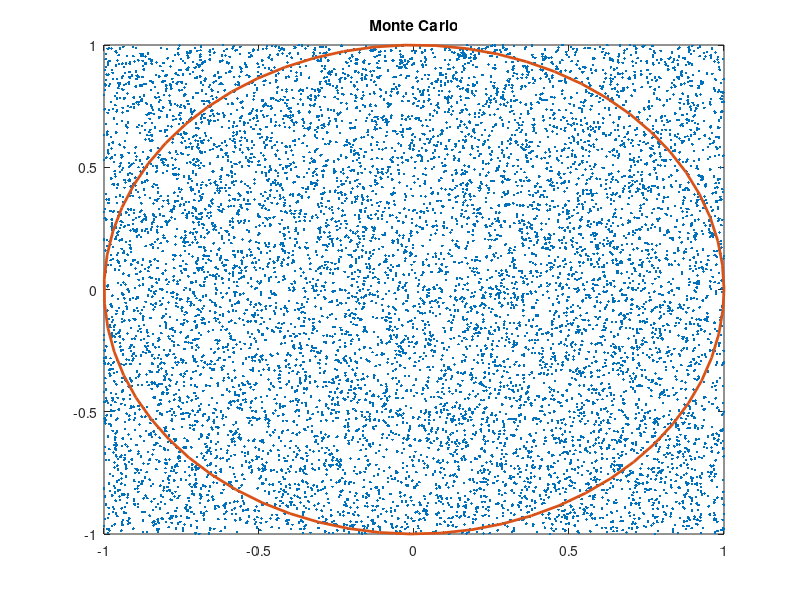

Write MATLAB code to recreate this figure.
%몬테카를로 방법을 사용해서 원의 면적 계산하기
clear;close all;clc

K = 10000;          %추출할 점의 갯수
r=1;                %원의 반지름

x = 2*r*rand(K,1)-r;
y = 2*r*rand(K,1)-r;
z = horzcat(x,y);   %코드를 진행하는데는 필요없지만 순서쌍 확인을 위해 첨가
n = 0;

for i = 1:K
 if x(i,1)^2+y(i,1)^2<=r^2
  n=n+1;
 end
end

S = (n/K)*(2*r)^2;
display(S)
plot(x,y,'.')
hold on

a = 0:0.1:2*pi;
xx = cos(a);
xx(:,64) = 1;
yy = sin(a);
yy(:,64) = 0;
p = plot(xx,yy,'-','LineWidth',2);
title('Monte Carlo')
